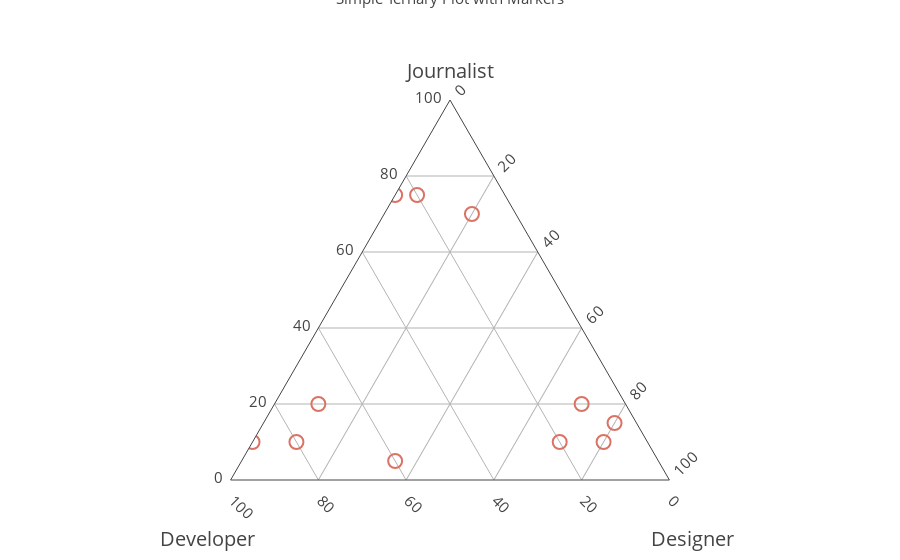

Notebook code for this chart:
### Code cell
import plotly.plotly as py

import plotly.graph_objs as go
plotly.tools.set_config_file(world_readable=False,
                             sharing='private')
plotly.offline.init_notebook_mode(connected=True)
rawData = [
    {'journalist':75,'developer':25,'designer':0,'label':'point 1'},
    {'journalist':70,'developer':10,'designer':20,'label':'point 2'},
    {'journalist':75,'developer':20,'designer':5,'label':'point 3'},
    {'journalist':5,'developer':60,'designer':35,'label':'point 4'},
    {'journalist':10,'developer':80,'designer':10,'label':'point 5'},
    {'journalist':10,'developer':90,'designer':0,'label':'point 6'},
    {'journalist':20,'developer':70,'designer':10,'label':'point 7'},
    {'journalist':10,'developer':20,'designer':70,'label':'point 8'},
    {'journalist':15,'developer':5,'designer':80,'label':'point 9'},
    {'journalist':10,'developer':10,'designer':80,'label':'point 10'},
    {'journalist':20,'developer':10,'designer':70,'label':'point 11'},
];

def makeAxis(title, tickangle): 
    return {
      'title': title,
      'titlefont': { 'size': 20 },
      'tickangle': tickangle,
      'tickfont': { 'size': 15 },
      'tickcolor': 'rgba(0,0,0,0)',
      'ticklen': 5,
      'showline': True,
      'showgrid': True
    }

data = [{ 
    'type': 'scatterternary',
    'mode': 'markers',
    'a': [i for i in map(lambda x: x['journalist'], rawData)],
    'b': [i for i in map(lambda x: x['developer'], rawData)],
    'c': [i for i in map(lambda x: x['designer'], rawData)],
    'text': [i for i in map(lambda x: x['label'], rawData)],
    'marker': {
        'symbol': 100,
        'color': '#DB7365',
        'size': 14,
        'line': { 'width': 2 }
    },
    }]

layout = {
    'ternary': {
        'sum': 100,
        'aaxis': makeAxis('Journalist', 0),
        'baxis': makeAxis('<br>Developer', 45),
        'caxis': makeAxis('<br>Designer', -45)
    },
    'annotations': [{
      'showarrow': False,
      'text': 'Simple Ternary Plot with Markers',
        'x': 0.5,
        'y': 1.3,
        'font': { 'size': 15 }
    }]
}

fig = {'data': data, 'layout': layout}
plotly.offline.iplot(fig, validate=False)

### Figure 1 — Plotly figure (JSON) as saved in the notebook; plotly's stock layout.template omitted (floating-point values rounded to 4 significant figures)
{"data": [{"a": [75, 70, 75, 5, 10, 10, 20, 10, 15, 10, 20], "b": [25, 10, 20, 60, 80, 90, 70, 20, 5, 10, 10], "c": [0, 20, 5, 35, 10, 0, 10, 70, 80, 80, 70], "marker": {"color": "#DB7365", "line": {"width": 2}, "size": 14, "symbol": 100}, "mode": "markers", "text": ["point 1", "point 2", "point 3", "point 4", "point 5", "point 6", "point 7", "point 8", "point 9", "point 10", "point 11"], "type": "scatterternary"}], "layout": {"annotations": [{"font": {"size": 15}, "showarrow": false, "text": "Simple Ternary Plot with Markers", "x": 0.5, "y": 1.3}], "ternary": {"aaxis": {"showgrid": true, "showline": true, "tickangle": 0, "tickcolor": "rgba(0,0,0,0)", "tickfont": {"size": 15}, "ticklen": 5, "title": "Journalist", "titlefont": {"size": 20}}, "baxis": {"showgrid": true, "showline": true, "tickangle": 45, "tickcolor": "rgba(0,0,0,0)", "tickfont": {"size": 15}, "ticklen": 5, "title": "<br>Developer", "titlefont": {"size": 20}}, "caxis": {"showgrid": true, "showline": true, "tickangle": -45, "tickcolor": "rgba(0,0,0,0)", "tickfont": {"size": 15}, "ticklen": 5, "title": "<br>Designer", "titlefont": {"size": 20}}, "sum": 100}}}
